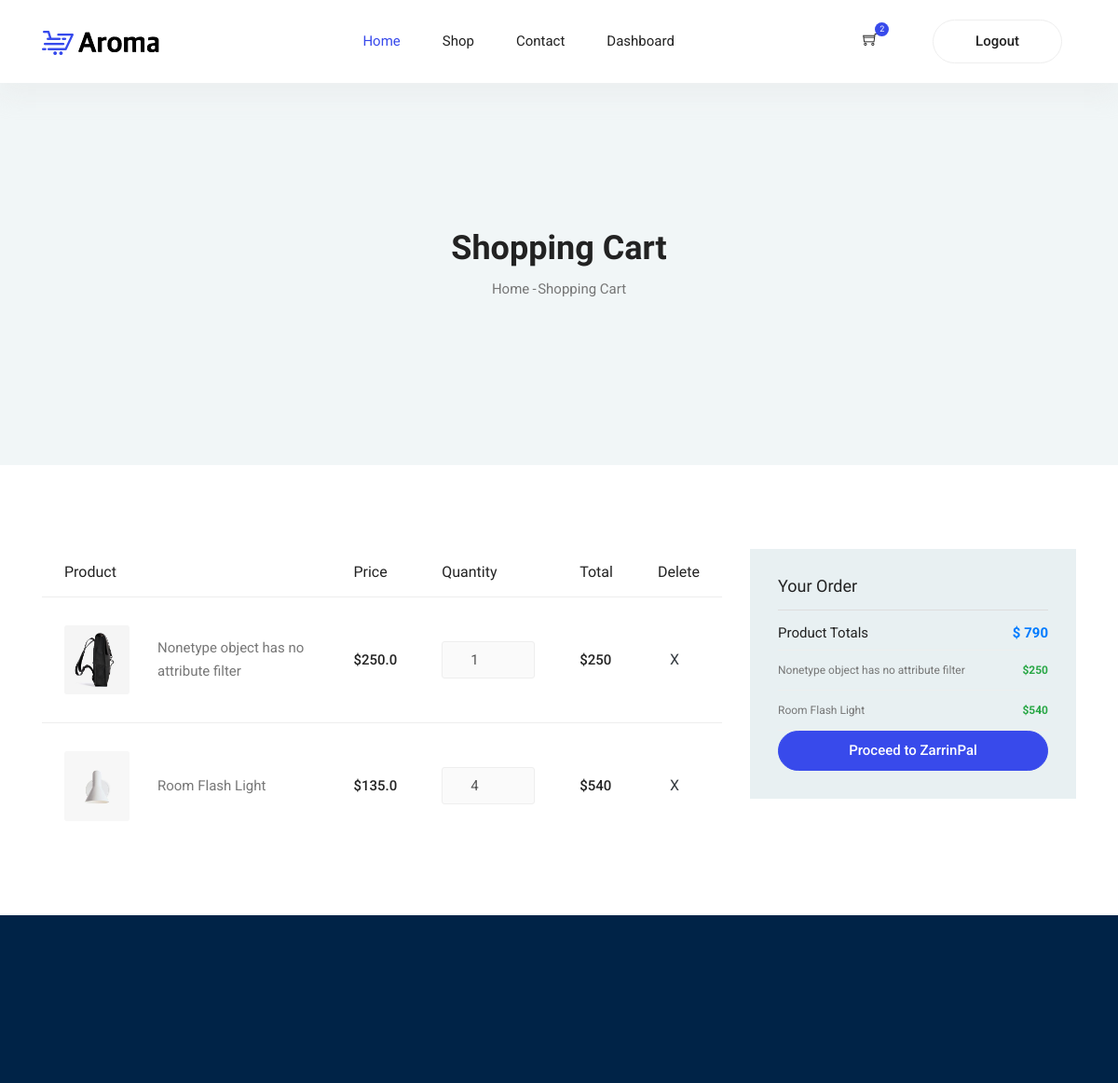
/cart/ (signed in, upper part), run on an earlier commit of the app's database.
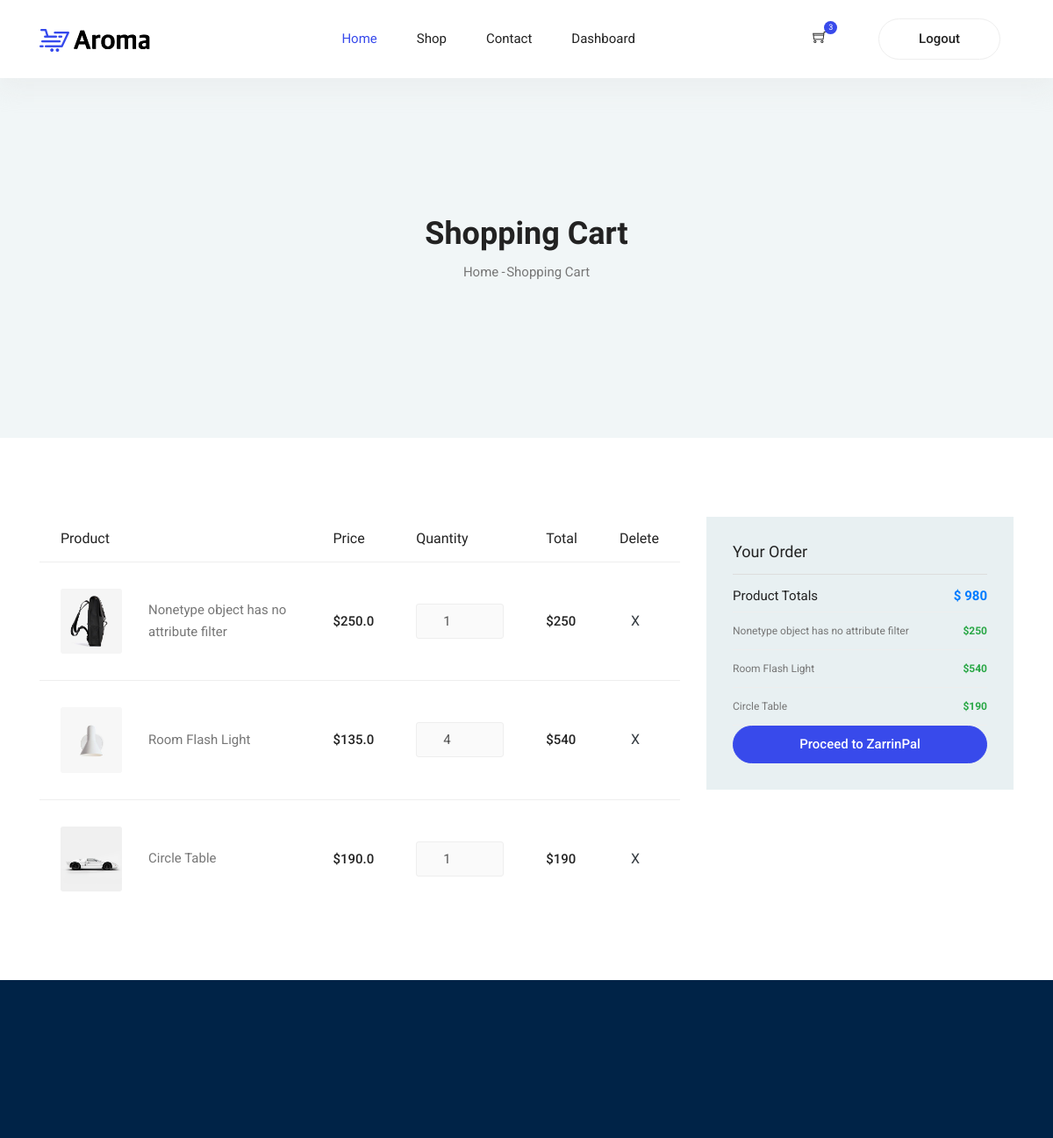
And on a later commit of the database.
### store/models.py (models this page shows, shortened)
class Order(models.Model):
    owner = models.ForeignKey(User, on_delete=models.CASCADE)
    is_paid = models.BooleanField(default=False)
    payment_date = models.DateTimeField(blank=True, null=True)
    def get_total_price(self):
        amount = 0
        for detail in self.orderdetail_set.all():
            amount += detail.price * detail.count
        return amount

class OrderDetail(models.Model):
    order = models.ForeignKey(Order, on_delete=models.CASCADE, blank=True, null=True)
    item = models.ForeignKey(Item, on_delete=models.CASCADE)
    price = models.IntegerField()
    count = models.IntegerField()
    date_added = models.DateTimeField(auto_now_add=True, blank=True, null=True)
    @property
    def get_total_price(self):
        return self.price * self.count

class Item(models.Model):
    title = models.CharField(max_length=150)
    slug = models.SlugField()
    price = models.FloatField()
    categories = models.ForeignKey(Category, on_delete=models.CASCADE, blank=True, null=True)
    mojodi = models.BooleanField(default=True)
    image = models.ImageField(upload_to='Product Image', blank=True, null=True)
    text = models.TextField()
    description = models.TextField()
    active = models.BooleanField(default=False)
    objects = Manager()

### store/views.py (the view)
# urls.py: path('cart/', views.CartView.as_view(), name='cart'),
class CartView(View):
    def get(self, request):
        open_order_: Order = Order.objects.filter(owner_id=request.user.id, is_paid=False).first()
        c = {
            'order': None,
            'details': None,
            'orders': open_order_.orderdetail_set.all()
        }
        open_order: Order = Order.objects.filter(owner_id=request.user.id, is_paid=False).first()
        if open_order is not None:
            c['order'] = open_order
            c['details'] = open_order.orderdetail_set.all()
            c['total'] = open_order.get_total_price()
        return render(request, 'cart.html', c)

### store/templates/cart.html (shortened to what this page needs)
{% extends 'base.html' %}
{% load static %}
{% block body %}
	<section class="blog-banner-area" id="category">
		<div class="container h-100">
			<div class="blog-banner">
				<div class="text-center">
					<h1>Shopping Cart</h1>
					<nav aria-label="breadcrumb" class="banner-breadcrumb">
            <ol class="breadcrumb">
              <li class="breadcrumb-item"><a href="#">Home</a></li>
              <li class="breadcrumb-item active" aria-current="page">Shopping Cart</li>
            </ol>
          </nav>
				</div>
			</div>
    </div>
	</section>
    <section class="cart_area">
        <div class="container">
            <div class="row">
                <div class="col-md-8">
                    <div class="cart_inner">
                        <div class="table-responsive">
                            {% if order != None and details|length > 0 %}
                                <table class="table">
                                    <thead>
                                        <tr>
                                            <th scope="col">Product</th>
                                            <th scope="col">Price</th>
                                            <th scope="col">Quantity</th>
                                            <th scope="col">Total</th>
                                            <th scope="col">Delete</th>
                                        </tr>
                                    </thead>
                                    <tbody>
                                        {% for detail in details %}
                                        <tr>
                                            <td>
                                                <div class="media">
                                                    <div class="d-flex">
                                                        <img src="{{ detail.item.image.url }}" width="70" alt="">
                                                    </div>
                                                    <div class="media-body">
                                                        <p>{{ detail.item.title }}</p>
                                                    </div>
                                                </div>
                                            </td>
                                            <td>
                                                <h5>${{ detail.item.price }}</h5>
                                            </td>
                                            <td>
                                                <div class="product_count">
                                                    <input type="text" name="qty" id="sst" maxlength="12" disabled value="{{ detail.count }}" title="Quantity:"
                                                        class="input-text qty">
                                                </div>
                                            </td>
                                            <td>
                                                <h5>${{ detail.get_total_price }}</h5>
                                            </td>
                                            <td>
                                                <a href="{% url 'store:remove-orderdetail' detail.id %}" class="btn text-dark btn-close">X</a>
                                            </td>
                                        </tr>
                                        {% endfor %}
                                    </tbody>
                                </table>
                            {% else %}
                                <div class="alert alert-light text-danger text-center"><b>You have not item in order Cart</b></div>
                            {% endif %}
                        </div>
                    </div>
                </div>
                {% if orders %}
                    <div class="col-md-4">
                        <div class="order_box">
                            <h2>Your Order</h2>
                            <ul class="list">
                                <li><a href="#"><h4>Product Totals<span class="text-primary"><b>$ {{ total }}</b></span></h4></a></li>
                                {% for o in orders %}
                                    <li><a href="#" style="font-size: 12px;">{{ o.item.title }}<span class="last text-success"><b>${{ o.get_total_price }}</b></span></a></li>
                                {% endfor %}
                            </ul>
                            <div class="text-center">
                            <a class="button button-paypal" href="{% url 'request' %}">Proceed to ZarrinPal</a>
                            </div>
                        </div>
                    </div>
                {% endif %}
            </div>
        </div>
    </section>
{% endblock %}

### store/templates/base.html (shortened to what this page needs)
{% load static %}
<!DOCTYPE html>
<html lang="en">
<head>
    <link rel="stylesheet" href="{% static 'vendors/bootstrap/bootstrap.min.css' %}">
    <link rel="stylesheet" href="{% static 'vendors/fontawesome/css/all.min.css' %}">
    <link rel="stylesheet" href="{% static 'vendors/themify-icons/themify-icons.css' %}">
	<link rel="stylesheet" href="{% static 'vendors/linericon/style.css' %}">
    <link rel="stylesheet" href="{% static 'vendors/nice-select/nice-select.css' %}">
    <link rel="stylesheet" href="{% static 'vendors/owl-carousel/owl.theme.default.min.css' %}">
    <link rel="stylesheet" href="{% static 'vendors/owl-carousel/owl.carousel.min.css' %}">
    <link rel="stylesheet" href="{% static 'vendors/nouislider/nouislider.min.css' %}">
    <link rel="stylesheet" href="{% static 'css/style.css' %}">
</head>
<body>
	<header class="header_area">
        <div class="main_menu">
          <nav class="navbar navbar-expand-lg navbar-light">
            <div class="container">
              <a class="navbar-brand logo_h" href="index.html"><img src="{% static 'img/logo.png' %}" alt=""></a>
              <div class="collapse navbar-collapse offset" id="navbarSupportedContent">
                <ul class="nav navbar-nav menu_nav ml-auto mr-auto">
                  <li class="nav-item active"><a class="nav-link" href="{% url 'store:index' %}">Home</a></li>
                  <li class="nav-item submenu dropdown">
                    <a href="{% url 'store:shop' %}" class="nav-link"  role="button" aria-haspopup="true"
                      aria-expanded="false">Shop</a>
                  </li>
                  <li class="nav-item"><a class="nav-link" href="contact.html">Contact</a></li>
                  {% if request.user.is_authenticated %}
                    <li class="nav-item"><a class="nav-link" href="{% url 'account:dashboard' %}">Dashboard</a></li>
                  {% endif %}
                </ul>
                <ul class="nav-shop">
                    {% if not request.user.is_authenticated %}
                        <li class="nav-item"><a class="button button-header" href="{% url 'account:login' %}">Login</a></li>
                    {% else %}
                        <li class="nav-item"><button><a href="{% url 'store:cart' %}"><i class="ti-shopping-cart"></i></a><span class="nav-shop__circle">{{ details.count }}</span></button></li>
                        <li class="nav-item"><a class="button button-header" href="{% url 'account:logout' %}">Logout</a></li>
                    {% endif %}
                </ul>
              </div>
            </div>
          </nav>
        </div>
    </header>
    {% block body %}{% endblock %}
    <footer class="footer">
    <div class="footer-area">
    </div>
    </footer>
</body>
</html>

What changed in the data, as far as the page shows it:
computed for Order: count "2" → "3"
added OrderDetail: item.image (picture), item "Circle Table", item.price "190.0", qty "1", get_total_price "190"
Also different on the page:
{{ total }}: "790" → "980"
